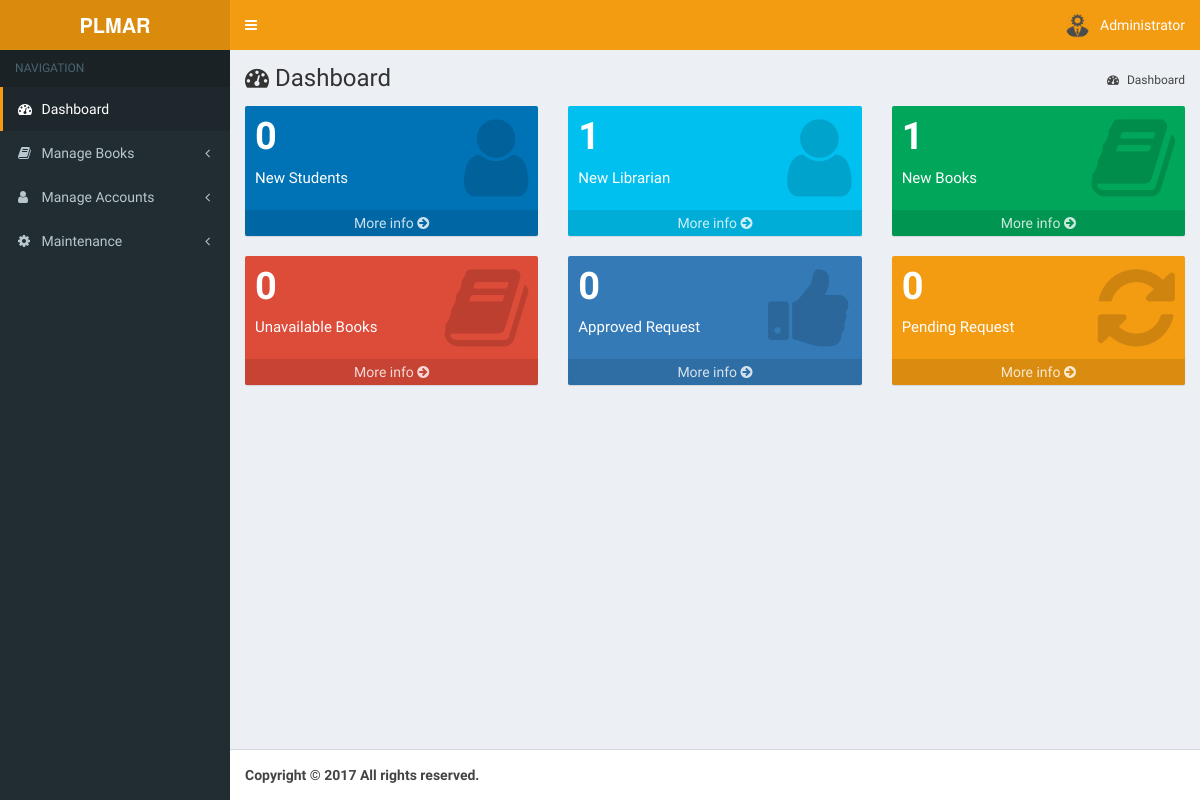
The app's page /pages/admin/dashboard.php (signed in), older data.
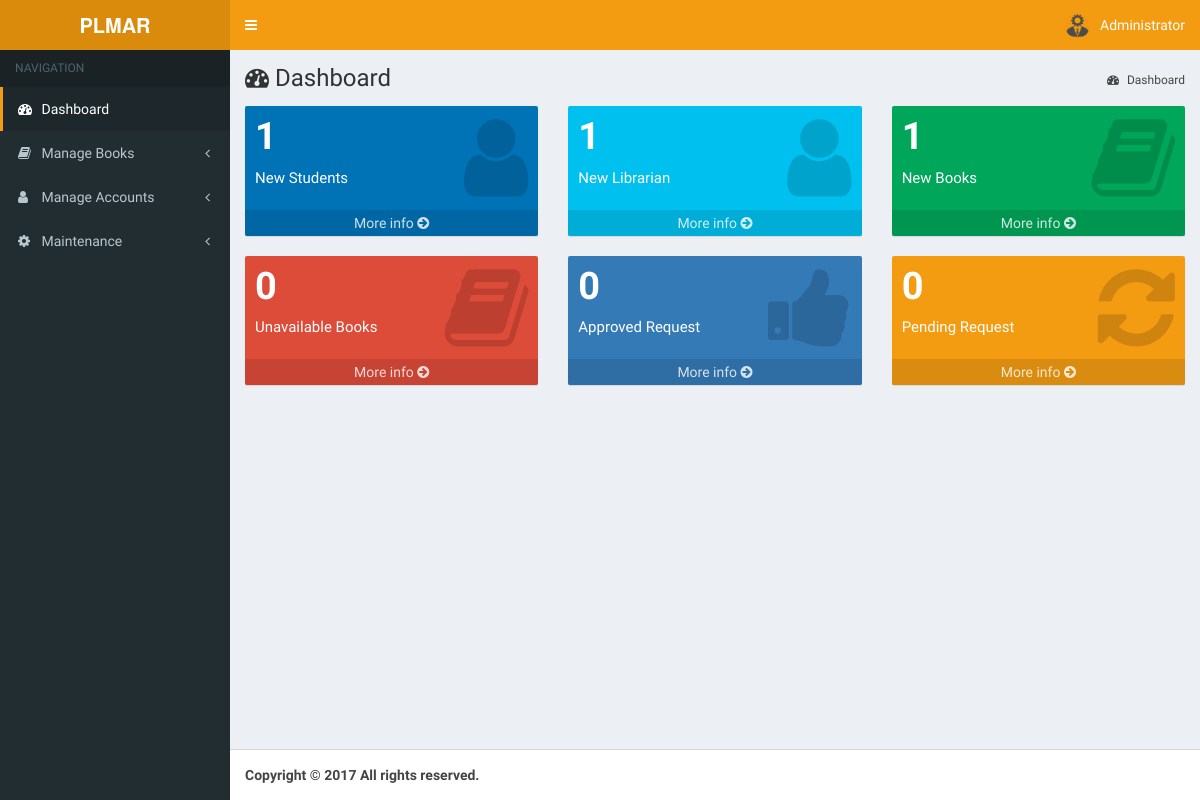
The same page, newer data.
### tables this page shows
CREATE TABLE `pl_account_tbl` (
  `id` int(11) NOT NULL,
  `image` varchar(255) NOT NULL,
  `student_id` varchar(255) NOT NULL,
  `name` varchar(255) NOT NULL,
  `email` varchar(255) NOT NULL,
  `gender` varchar(255) NOT NULL,
  `branch` varchar(255) NOT NULL,
  `year` varchar(255) NOT NULL,
  `section` varchar(255) NOT NULL,
  `username` varchar(255) NOT NULL,
  `password` varchar(255) NOT NULL,
  `role` varchar(255) NOT NULL,
  `date` timestamp NOT NULL DEFAULT CURRENT_TIMESTAMP ON UPDATE CURRENT_TIMESTAMP
);

### pages/admin/dashboard.php (the view, shortened to what the changed rows need)
<?php
include '../../functions/functions.php';
$query = $db->query("SELECT * FROM pl_account_tbl WHERE id = ".$_SESSION['admin']);
$row = $query->fetch_object();
$name = $row->name;
$image = $row->image;
$q = $db->query("SELECT * FROM pl_account_tbl WHERE role = 1");
$count_student_account = $q->num_rows;
$qqq = $db->query("SELECT * FROM pl_books_tbl WHERE status = 'Unavailable'");
$count_unavailable_books = $qqq->num_rows;
$qqqq = $db->query("SELECT * FROM pl_request_tbl WHERE status = 'Approved'");
$count_approved_request = $qqqq->num_rows;
$qqqqq = $db->query("SELECT * FROM pl_request_tbl WHERE status = 'Pending'");
$count_pending_request = $qqqqq->num_rows;
?>
<!DOCTYPE html>
<html>
<head>
  <link rel="stylesheet" href="../../bootstrap/css/bootstrap.min.css">
  <link rel="stylesheet" href="https://cdnjs.cloudflare.com/ajax/libs/font-awesome/4.5.0/css/font-awesome.min.css">
  <link rel="stylesheet" href="https://cdnjs.cloudflare.com/ajax/libs/ionicons/2.0.1/css/ionicons.min.css">
  <link rel="stylesheet" href="../../dist/css/AdminLTE.min.css">
  <link rel="stylesheet" href="../../plugins/select2/select2.min.css">
  <link rel="stylesheet" href="../../dist/css/skins/skin-yellow.min.css">
  <link rel="stylesheet" type="text/css" href="../../dist/sweetalert/dist/sweetalert.css">
  <link rel="stylesheet" type="text/css" href="../../dist/sweetalert/themes/twitter/twitter.css">
</head>
<body class="hold-transition skin-yellow sidebar-mini">
<div class="wrapper">
  <header class="main-header">
    <nav class="navbar navbar-static-top" role="navigation">
      <div class="navbar-custom-menu">
        <ul class="nav navbar-nav">
          <li class="dropdown user user-menu">
            <a href="#" class="dropdown-toggle" data-toggle="dropdown">
              <img src="../../<?php echo $image?>" class="user-image" alt="User Image">
              <span class="hidden-xs"><?php echo$name?></span>
            </a>
          </li>
        </ul>
      </div>
    </nav>
  </header>
  <div class="content-wrapper">
    <section class="content-header">
      <h1><i class="fa fa-dashboard"></i> Dashboard</h1>
    </section>
    <section class="content">
    <div class="row">
        <div class="col-lg-4 col-xs-6">
          <div class="small-box bg-blue">
            <div class="inner">
              <h3><?php echo$count_student_account?></h3>
              <p>New Students</p>
            </div>
          </div>
        </div>
        <div class="col-lg-4 col-xs-6">
          <div class="small-box bg-red">
            <div class="inner">
              <h3><?php echo$count_unavailable_books?></h3>
              <p>Unavailable Books</p>
            </div>
          </div>
        </div>
        <div class="col-lg-4 col-xs-6">
          <div class="small-box bg-primary">
            <div class="inner">
              <h3><?php echo$count_approved_request?></h3>
              <p>Approved Request</p>
            </div>
          </div>
        </div>
        <div class="col-lg-4 col-xs-6">
          <div class="small-box bg-yellow">
            <div class="inner">
              <h3><?php echo$count_pending_request?></h3>
              <p>Pending Request</p>
            </div>
          </div>
        </div>
    </div>
    </section>
  </div>
</div>
</body>
</html>

Row changes from the older to the newer data that the page shows:
changed pl_account_tbl "Administrator": role "0" → (not shown)
Text that changed along with them:
$count_student_account: (not shown) → "1"
